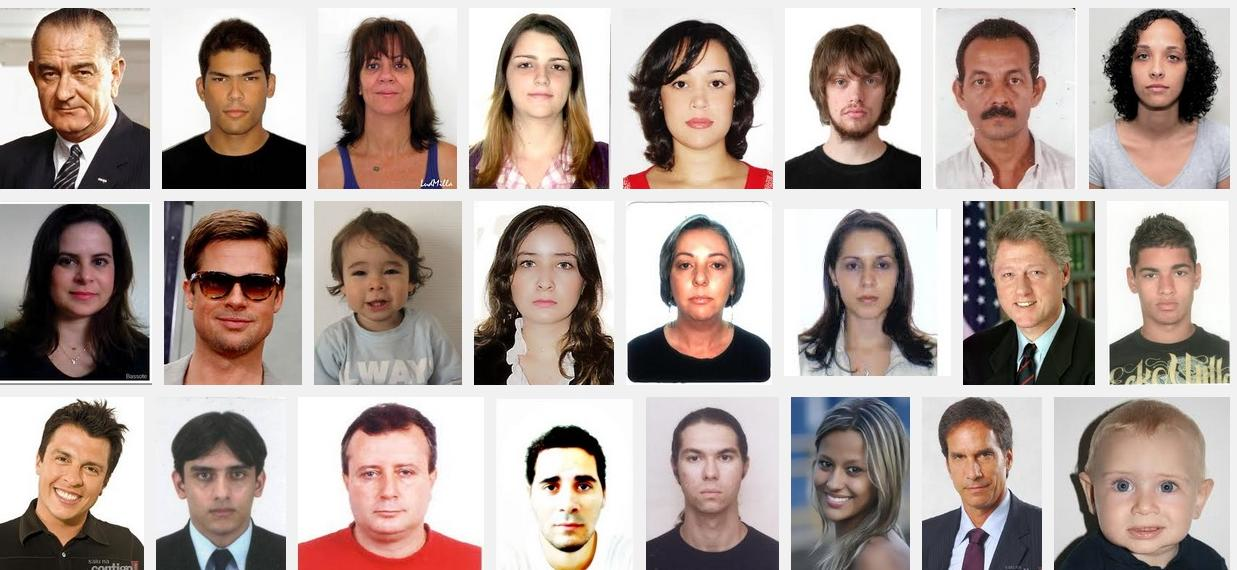
#> input picture 3x4.png, 1237 x 570 px
$ python mainoneimage.py   (older library calls are emulated)
#> lines starting #> are read from the running program, lines starting #| are printed output that depends on the picture; after the words box and inside, x2 and y2 are one past the last pixel; in counts of white or black regions, pixels touching at a corner belong together
### picturesManager.py
import os
import cv2
import glob
from PIL import Image

# [6 lines left out: function print_menu, not called in this run]

# Saves rectangles from entire picture
def save_images(faces, imagem):
    img_counter = 0
    for (x, y, w, h) in faces:
            cv2.rectangle(imagem, (x, y), (x+w, y+h), (0, 255, 0), 4)
            crop_rectangle = imagem[y: y+h, x: x+w].copy()
            img_counter += 1
            img_name = "face_{}.png".format(img_counter)
            cv2.imwrite("./Pictures/" + img_name, crop_rectangle)
            print("{} written on Pictures folder!".format(img_name))

# Resize to one specific size rectangles found
def resize_images(faces):
    img_counter = 0
    # Choose size
    img_width = 100
    img_height = 200
    filelist=os.listdir('Pictures')
    for foto in filelist[:]: # filelist[:] makes a copy of filelist.
        if foto.endswith(".png"):
            img_counter += 1
            resize_name = "resize_{}.png".format(img_counter)
            img_name = "face_{}.png".format(img_counter)
            img = Image.open("./Pictures/" + img_name)
            img = img.resize((img_width, img_height), Image.ANTIALIAS)
            img.save('./ResizedPictures/' + resize_name, 'PNG')
            print("{} written on Resized folder!".format(resize_name))
    print("All images resized!")

def clean_pictures():
    # Clean older pictures
    files = glob.glob('Pictures/*.png')
    for f in files:
        os.remove(f)

    files = glob.glob('ResizedPictures/*.png')
    for f in files:
        os.remove(f)

### mainoneimage.py
import os
import cv2
import glob
from picturesManager import save_images, resize_images, clean_pictures
from PIL import Image

clean_pictures()

# Get user supplied values
imagePath = '3x4.png'
cascPath = 'haarcascade_frontalface_default.xml'

# Create the haar cascade
faceCascade = cv2.CascadeClassifier(cascPath)

# Read the image
image = cv2.imread(imagePath)
#> image is the input picture: shape (570, 1237, 3); mean B, G, R 152, 158.3, 173.3
gray = cv2.cvtColor(image, cv2.COLOR_BGR2GRAY)
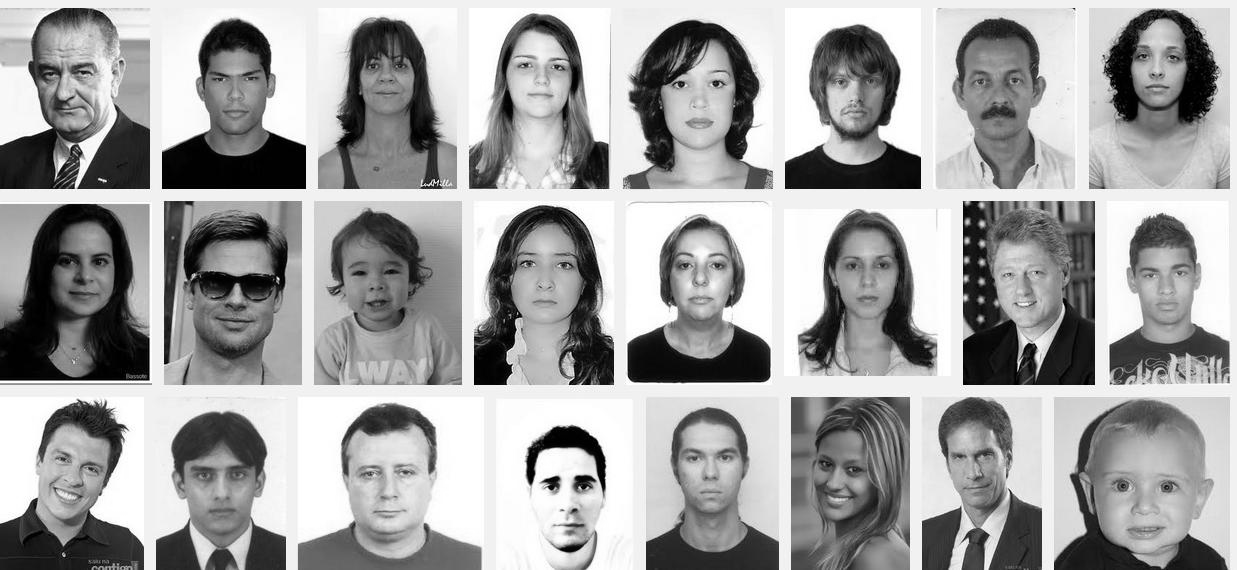
#> gray: shape (570, 1237); min 0, max 255, mean 162

# Detect faces in the image
faces = faceCascade.detectMultiScale(
    image,
    minNeighbors=20,
    minSize=(30, 30),
    maxSize=(300,300)
)
#> faces = 24 rows, first 6: [198, 51, 74, 74], [671, 427, 80, 80], [818, 56, 73, 73], [42, 229, 84, 84], [1128, 245, 74, 74], [985, 244, 77, 77]

print("Found {0} faces!".format(len(faces)))
#| Found 24 faces!

# Draw a rectangle around the faces
for (x, y, w, h) in faces:
    cv2.rectangle(image, (x, y), (x+w, y+h), (0, 255, 0), 2)
#> this loop made 24 passes
#> (x, y, w, h) on passes 1 to 12: (198, 51, 74, 74), (671, 427, 80, 80), (818, 56, 73, 73), (42, 229, 84, 84), (1128, 245, 74, 74), (985, 244, 77, 77), (936, 428, 73, 73), (1122, 30, 72, 72), (349, 38, 74, 74), (828, 237, 79, 79), (501, 38, 79, 79), (500, 232, 90, 90)
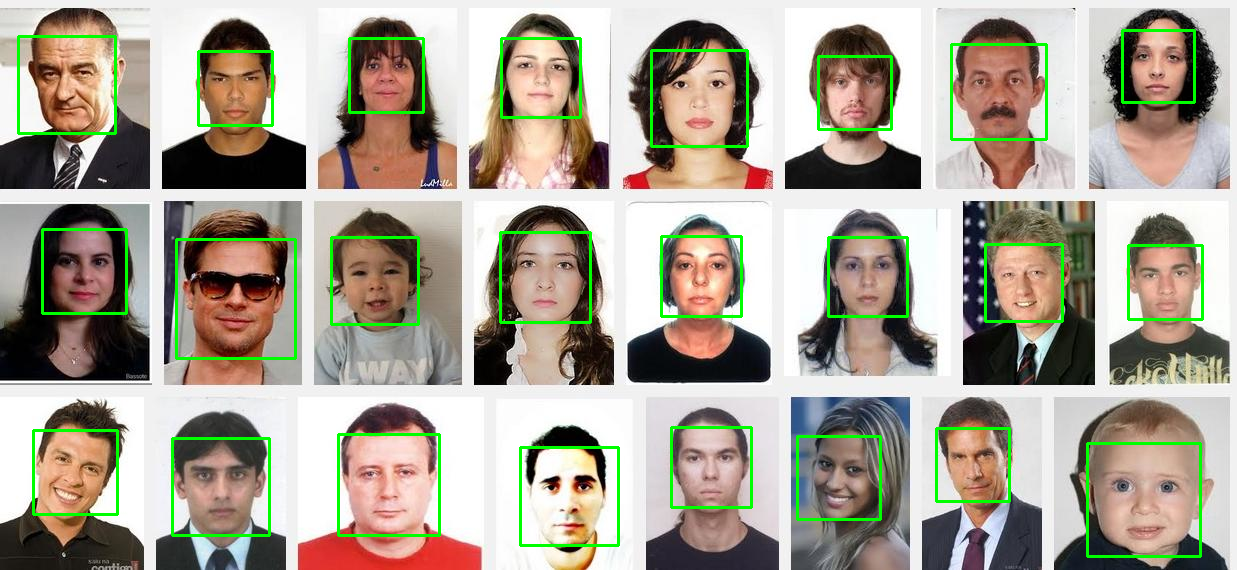
#> image: shape (570, 1237, 3); 3.52% of pixels changed, all inside (x1, y1, x2, y2) = (17, 29, 1204, 558)

save_images(faces, image)
#> the loop in save_images, `for (x, y, w, h) in faces:` made 24 passes
#| face_1.png written on Pictures folder!
#| face_2.png written on Pictures folder!
#| face_3.png written on Pictures folder!
#| face_4.png written on Pictures folder!
#| face_5.png written on Pictures folder!
#| face_6.png written on Pictures folder!
#| face_7.png written on Pictures folder!
#| face_8.png written on Pictures folder!
#> (further printed lines are left out)
#> pass 1, in save_images, `crop_rectangle = imagem[y: y+h, x: x+w].copy()`:
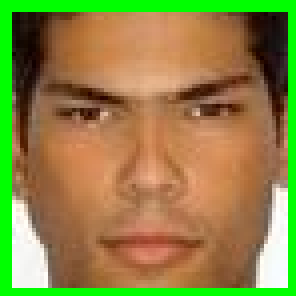
#> crop_rectangle: shape (74, 74, 3) (shown 4 times larger); mean B, G, R 69.2, 133.7, 143.3
#> pass 2, in save_images, `crop_rectangle = imagem[y: y+h, x: x+w].copy()`:
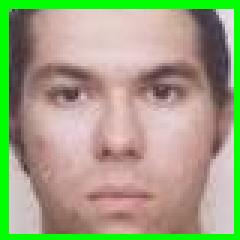
#> crop_rectangle: shape (80, 80, 3) (shown 3 times larger); mean B, G, R 129.3, 163.7, 159.3
#> pass 3, in save_images, `crop_rectangle = imagem[y: y+h, x: x+w].copy()`:
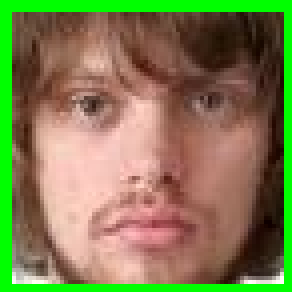
#> crop_rectangle: shape (73, 73, 3) (shown 4 times larger); mean B, G, R 79.9, 125.5, 128.3
#> after the loop in save_images, `for (x, y, w, h) in faces:`:
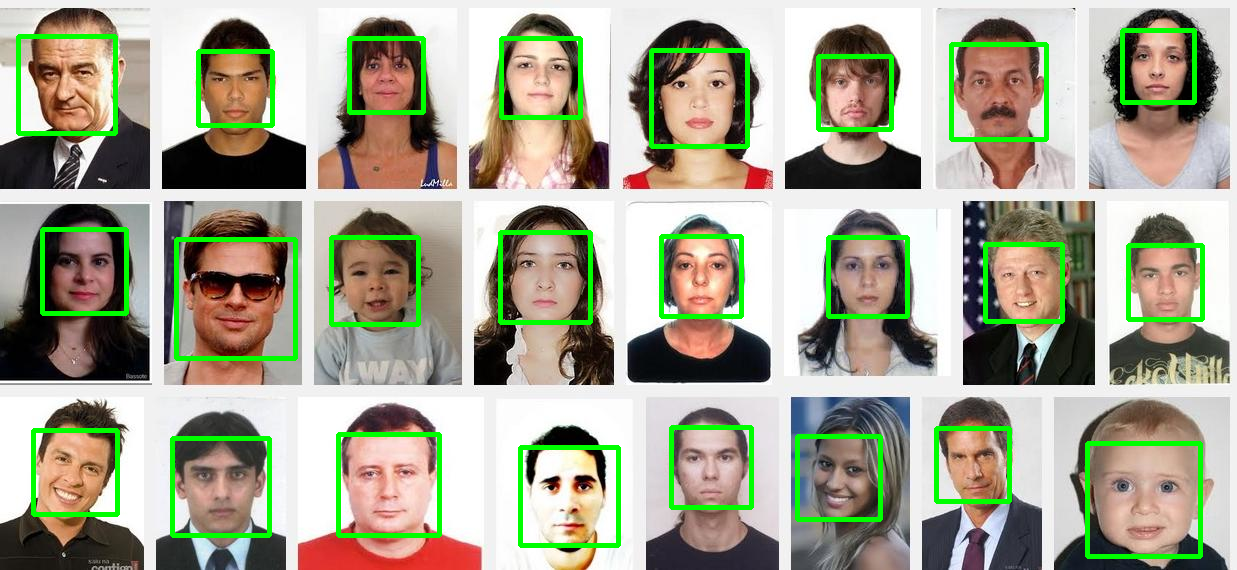
#> imagem: shape (570, 1237, 3); mean B, G, R 145, 165.7, 164.7
#> after the loop in save_images, `for (x, y, w, h) in faces:`: img_counter = 24
#> (the run stopped early here; a loop or call above may not have finished)
